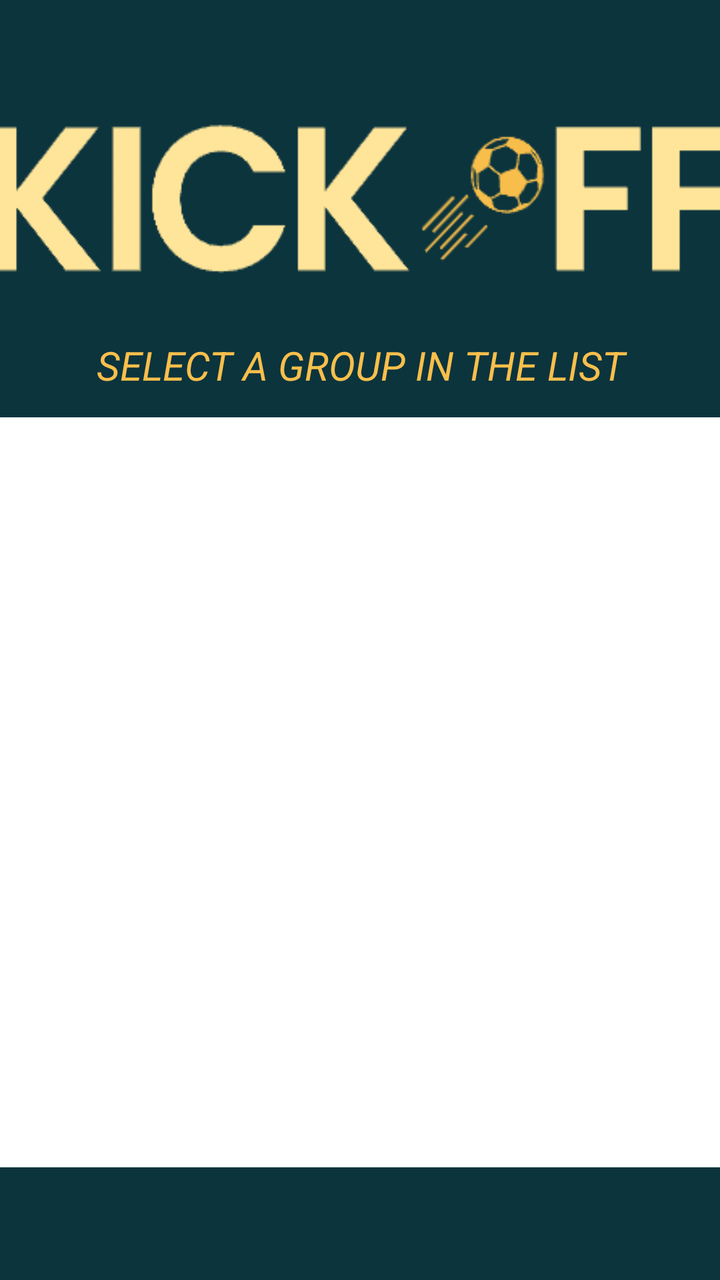
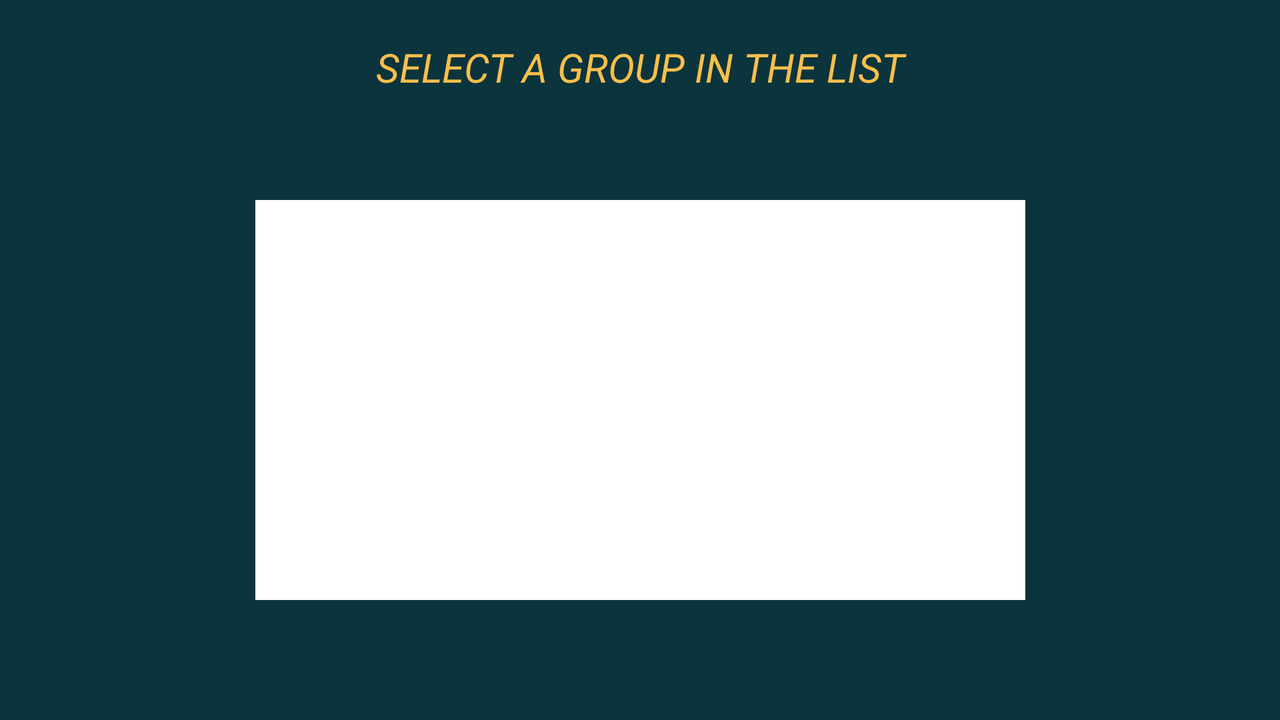

First picture: res/layout/ on a phone held upright. Second picture: the repository's own variant of that layout, on a device whose configuration matches the variant's folder. Source for both follows.
<!-- AndroidManifest.xml: application theme Theme.myapp -->
<!-- res/layout/activity_join_group_page.xml -->
<?xml version="1.0" encoding="utf-8"?>
<androidx.constraintlayout.widget.ConstraintLayout xmlns:android="http://schemas.android.com/apk/res/android"
    xmlns:app="http://schemas.android.com/apk/res-auto"
    xmlns:tools="http://schemas.android.com/tools"
    android:layout_width="match_parent"
    android:layout_height="match_parent"
    android:background="@color/blue"
    tools:context=".JoinGroup_Page">

    <ImageView
        android:id="@+id/LogoApp"
        android:layout_width="385dp"
        android:layout_height="79dp"
        android:layout_marginTop="60dp"
        android:background="@drawable/logo"
        app:layout_constraintEnd_toEndOf="parent"
        app:layout_constraintHorizontal_bias="0.5"
        app:layout_constraintStart_toStartOf="parent"
        app:layout_constraintTop_toTopOf="parent" />

    <ListView
        android:id="@+id/listOfGroup"
        android:layout_width="385dp"
        android:layout_height="375dp"
        android:layout_marginBottom="60dp"
        android:background="@color/white"
        app:layout_constraintBottom_toBottomOf="parent"
        app:layout_constraintEnd_toEndOf="parent"
        app:layout_constraintHorizontal_bias="0.5"
        app:layout_constraintStart_toStartOf="parent"
        app:layout_constraintTop_toBottomOf="@+id/selectItemInfo" />

    <TextView
        android:id="@+id/selectItemInfo"
        android:layout_width="384dp"
        android:layout_height="43dp"
        android:layout_marginTop="30dp"
        android:text="@string/select_group"
        android:textAlignment="center"
        android:textColor="@color/darkYellow"
        android:textSize="20sp"
        android:textStyle="italic"
        app:layout_constraintEnd_toEndOf="parent"
        app:layout_constraintHorizontal_bias="0.5"
        app:layout_constraintStart_toStartOf="parent"
        app:layout_constraintTop_toBottomOf="@+id/LogoApp" />

</androidx.constraintlayout.widget.ConstraintLayout>
<!-- resources referenced by this layout -->
<resources>
  <color name="blue">#0C343D</color>
  <color name="darkYellow">#F9BF4B</color>
  <color name="white">#FFFFFFFF</color>
  <!-- drawable logo: png bitmap (drawable, 3987 bytes) -->
  <string name="select_group">SELECT A GROUP IN THE LIST</string>
  <style name="Theme.myapp" parent="Base.Theme.KickOff" />
  <style name="Base.Theme.KickOff" parent="Theme.Material3.DayNight.NoActionBar">
          
          
      </style>
</resources>
<!-- res/layout-land/activity_join_group_page.xml (the repository's variant of the layout above) -->
<!-- drawn on the phone turned sideways -->
<?xml version="1.0" encoding="utf-8"?>
<androidx.constraintlayout.widget.ConstraintLayout xmlns:android="http://schemas.android.com/apk/res/android"
    xmlns:app="http://schemas.android.com/apk/res-auto"
    xmlns:tools="http://schemas.android.com/tools"
    android:layout_width="match_parent"
    android:layout_height="match_parent"
    android:background="@color/blue"
    tools:context=".JoinGroup_Page">

    <ListView
        android:id="@+id/listOfGroup"
        android:layout_width="385dp"
        android:layout_height="match_parent"
        android:layout_marginTop="100dp"
        android:layout_marginBottom="60dp"
        android:background="@color/white"
        app:layout_constraintBottom_toBottomOf="parent"
        app:layout_constraintEnd_toEndOf="parent"
        app:layout_constraintHorizontal_bias="0.5"
        app:layout_constraintStart_toStartOf="parent"
        app:layout_constraintTop_toBottomOf="@+id/selectItemInfo" />

    <TextView
        android:id="@+id/selectItemInfo"
        android:layout_width="384dp"
        android:layout_height="43dp"
        android:layout_marginTop="20dp"
        android:text="@string/select_group"
        android:textAlignment="center"
        android:textColor="@color/darkYellow"
        android:textSize="20sp"
        android:textStyle="italic"
        app:layout_constraintEnd_toEndOf="parent"
        app:layout_constraintHorizontal_bias="0.5"
        app:layout_constraintStart_toStartOf="parent"
        app:layout_constraintTop_toTopOf="parent" />

</androidx.constraintlayout.widget.ConstraintLayout>
<!-- resources referenced by the variant -->
<!-- as the phone turned sideways resolves them -->
<resources>
  <color name="blue">#0C343D</color>
  <color name="darkYellow">#F9BF4B</color>
  <color name="white">#FFFFFFFF</color>
  <string name="select_group">SELECT A GROUP IN THE LIST</string>
  <style name="Theme.myapp" parent="Base.Theme.KickOff" />
  <style name="Base.Theme.KickOff" parent="Theme.Material3.DayNight.NoActionBar">
          
          
      </style>
</resources>
